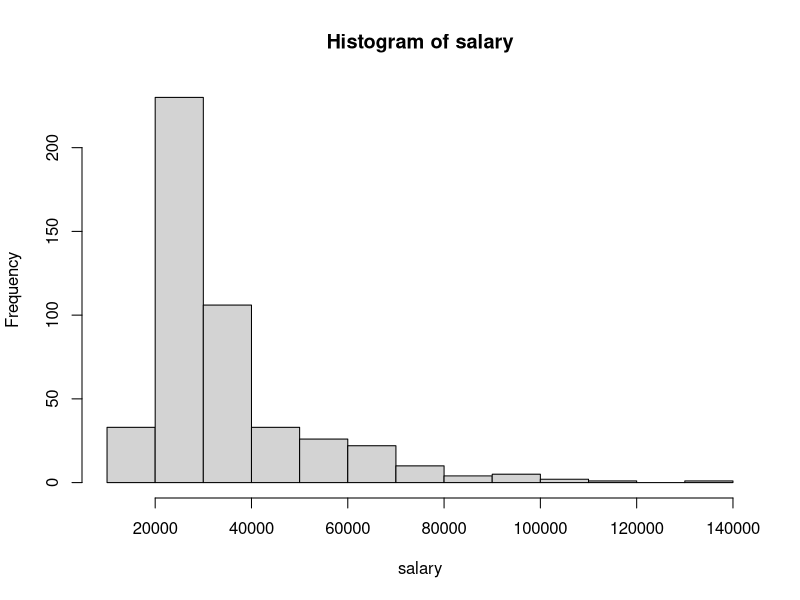
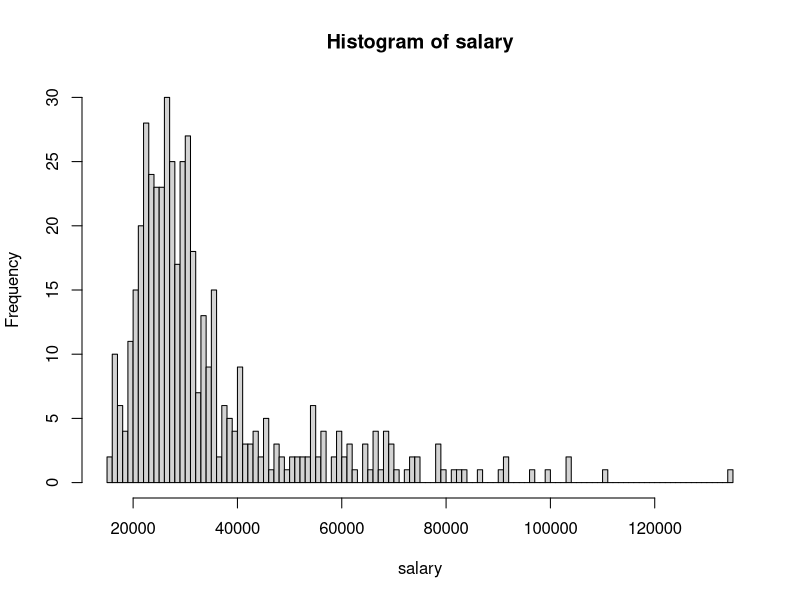
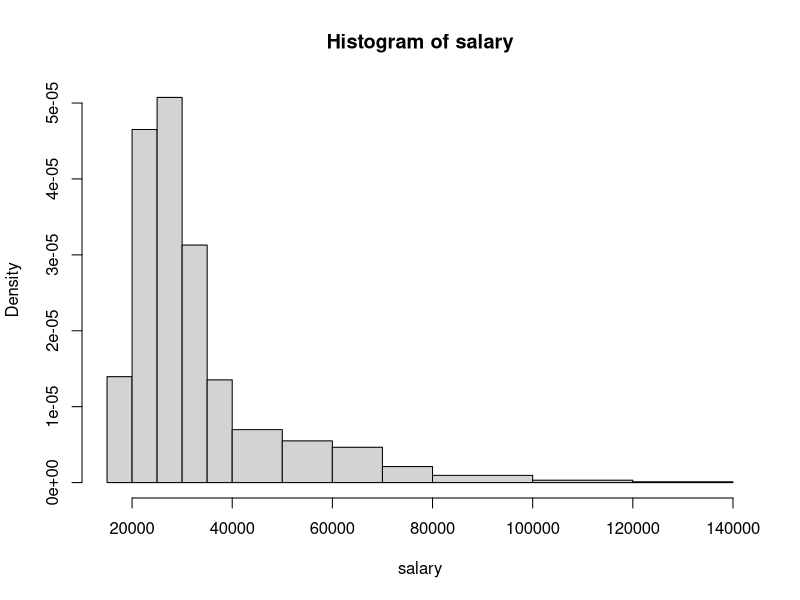
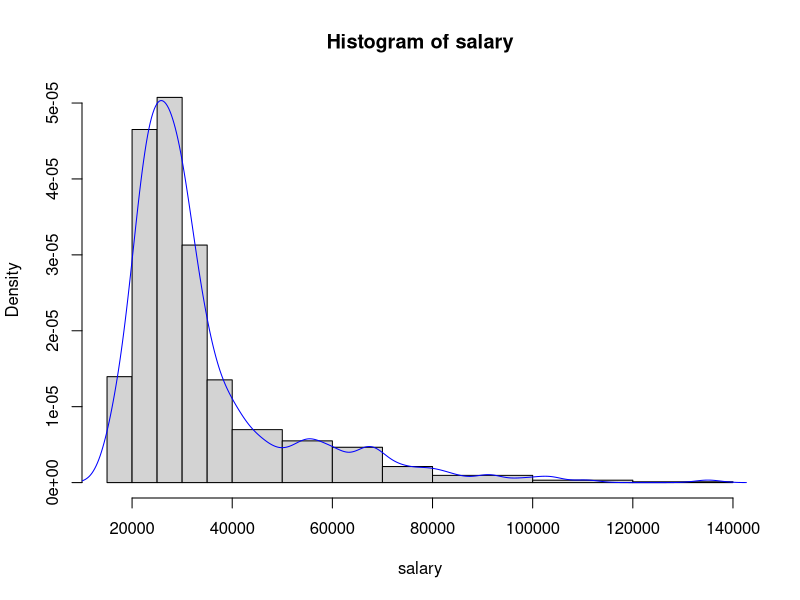
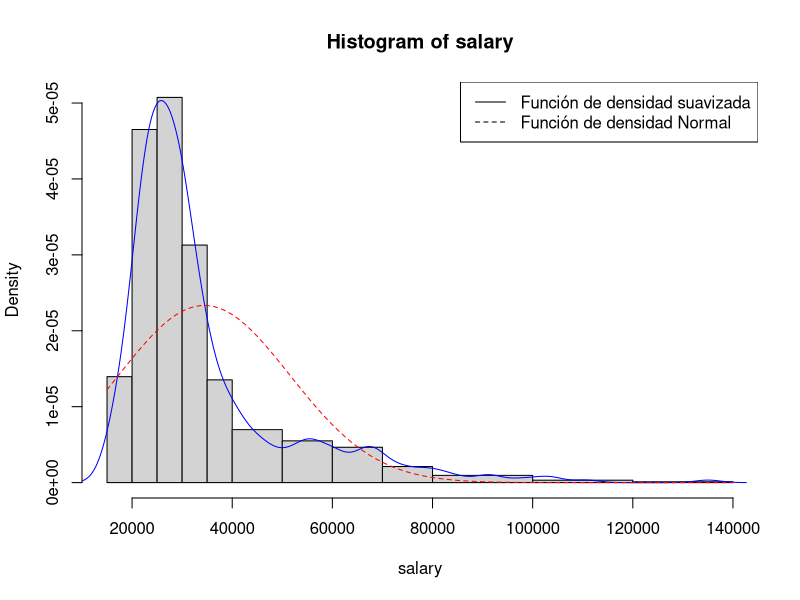
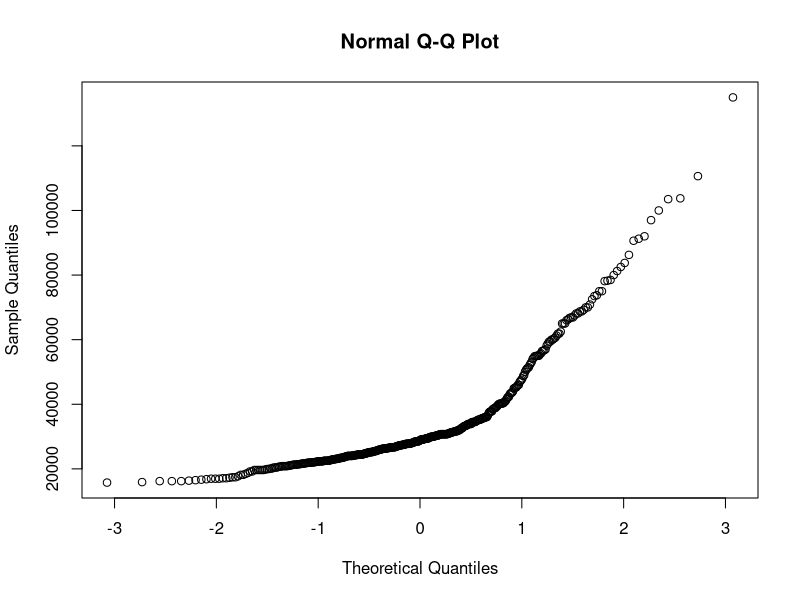
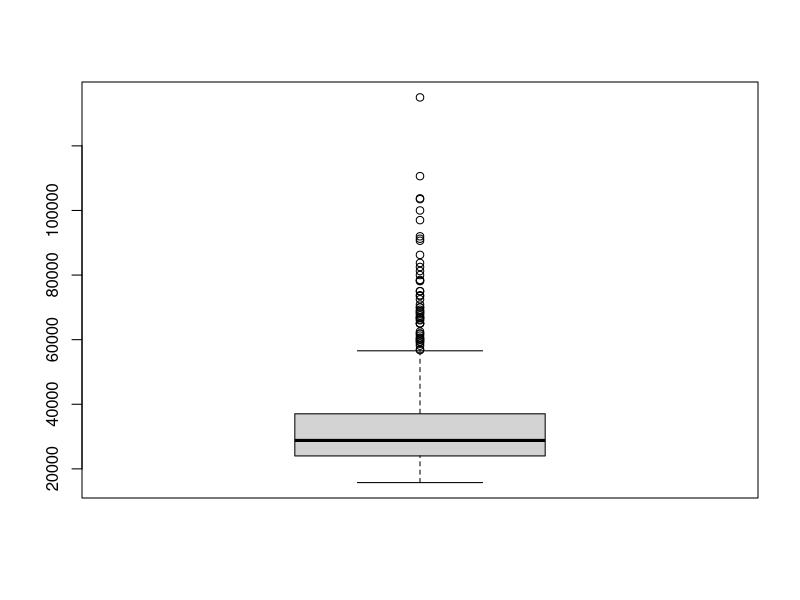
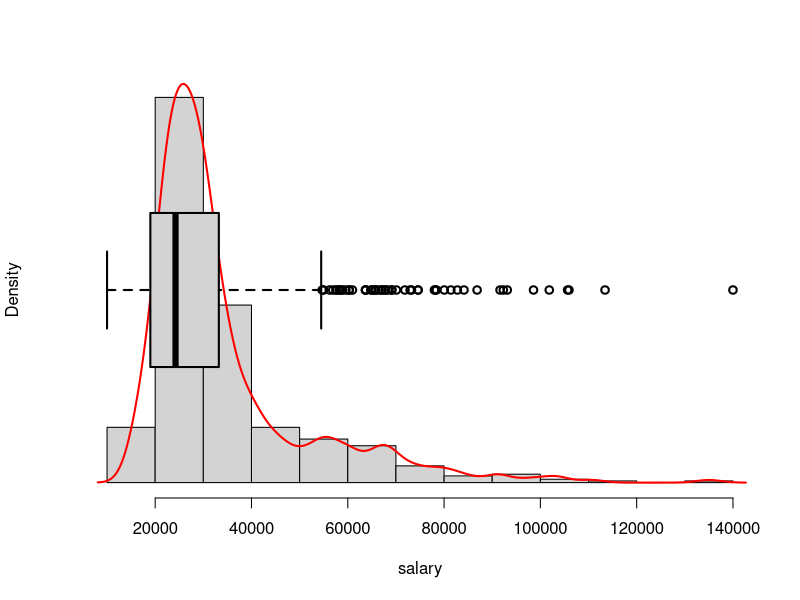

The R script that drew these images, in order:
## ---- chunk 1
employees <- read.table("Employee.txt", header = TRUE, sep = " ", as.is = NA)
## ---- chunk 2
str(employees)
## ---- chunk 3
employees <- within(employees, {
    gender <- factor(gender, labels = c("female", "male"))
})
str(employees)
## ---- chunk 4
attach(employees)
## ---- chunk 5
hist(salary)
## ---- chunk 6
res <- hist(salary, plot = FALSE)
res
## ---- chunk 7
hist(salary, breaks = 100)
## ---- chunk 8
x1 <- seq(15000, 40000, by = 5000)
x2 <- seq(50000, 80000, by = 10000)
x3 <- seq(100000, 140000, by = 20000)
hist(salary, breaks = c(x1, x2, x3))
## ---- chunk 9
hist(salary,breaks=c(x1,x2,x3))
lines(density(salary),col='blue')
## ---- chunk 10
# Histograma basico de los datos
hist(salary, breaks = c(x1, x2, x3))

# Funcion de densidad de los datos en azul
lines(density(salary),col='blue')

# Distribucion normal con media y desviacion la de los datos, en rojo sobre el grafico anterior
curve(dnorm(x,mean=mean(salary),sd=sd(salary)),add=TRUE,col='red',lty=2)

# Leyenda explicativa
legend('topright',c('Función de densidad suavizada','Función de densidad Normal'), lty = 1:2)
## ---- chunk 11
qqnorm(salary)
## ---- chunk 12
ks.test(salary,pnorm,mean=mean(salary),sd=sd(salary))
## ---- chunk 13
shapiro.test(salary)
## ---- chunk 14
boxplot(salary)
## ---- chunk 15
summary(salary)
## ---- chunk 16
hist(salary,probability=TRUE,main="",axes=FALSE)
axis(1)
lines(density(salary),col='red',lwd=2)
par(new=TRUE) ## Para que el próximo gráfico se superponga al anterior
boxplot(salary,horizontal=TRUE, axes=FALSE,lwd=2)
## ---- chunk 17
boxplot(salary~gender)
boxplot(salary~minority)
boxplot(salary~jobcat)

# A continuación salario con una doble clasificación
boxplot(salary~gender*jobcat)
## ---- chunk 18
boxplot(startsal~gender)
boxplot(startsal~minority)
boxplot(startsal~jobcat)
boxplot(startsal~gender*jobcat)
## ---- chunk 19
boxplot(age~gender)
boxplot(age~minority)
boxplot(age~jobcat)
boxplot(age~gender*jobcat)
## ---- chunk 20
plot(startsal,salary)
## ---- chunk 21
mod <- lm(salary~startsal)
mod
## ---- chunk 22
plot(startsal, salary)
abline(mod, col = "blue")
## ---- chunk 23
summary(mod)
## ---- chunk 24
mod<-lm(salary~age)
mod
## ---- chunk 25
plot(age, salary)
abline(mod, col = 'blue')
## ---- chunk 26
summary(mod)
## ---- chunk 27
mod <- lm(salary~edu)
mod
## ---- chunk 28
plot(edu, salary)
abline(mod, col = 'blue')
## ---- chunk 29
summary(mod)
## ---- chunk 30
tab <- table(jobcat)
tab
## ---- chunk 31
tab.fi <- prop.table(tab)
tab.fi
## ---- chunk 32
data.frame(tab, Freq.rel = as.numeric(tab.fi))
## ---- chunk 33
barplot(tab)
## ---- chunk 34
pie(tab)
## ---- chunk 35
tab <- table(gender)
tab.fi <- prop.table(tab)
data.frame(tab, Freq.rel = as.numeric(tab.fi))
## ---- chunk 36
barplot(tab)
pie(tab)
## ---- chunk 37
tab <- table(minority)
tab.fi <- prop.table(tab)
data.frame(tab, Freq.rel = as.numeric(tab.fi))
## ---- chunk 38
barplot(tab)
pie(tab)
## ---- chunk 39
tab2 <- table(jobcat, gender)
tab2
## ---- chunk 40
addmargins(tab2)
## ---- chunk 41
barplot(tab2)
## ---- chunk 42
barplot(
    tab2,
    legend.text = TRUE,
    args.legend = list(x = 'topleft', bty = 'n'),
    ylim = c(0, 300),
    density = 30, col=c('green', 'blue', 'red'),
    main = 'Number of employees by gender and job category'
)

barplot(
    tab2,
    legend.text = TRUE,
    args.legend = list(x='top',  bty='n'),
    density = 30,
    col = c('green', 'blue','red'),
    main = 'Number of employees by gender and job category',
    beside = TRUE
)
## ---- chunk 43
tab2 <- table(jobcat, minority)
addmargins(tab2)
## ---- chunk 44
barplot(
    tab2,
    legend.text = TRUE,
    args.legend = list(x = 'topleft', bty = 'n'),
    ylim = c(0, 300),
    density = 30, col=c('green', 'blue', 'red'),
    main = 'Number of employees by minority and job category'
)

barplot(
    tab2,
    legend.text = TRUE,
    args.legend = list(x='top',  bty='n'),
    density = 30,
    col = c('green', 'blue','red'),
    main = 'Number of employees by minority and job category',
    beside = TRUE
)
## ---- chunk 45
dataset <- airquality
head(dataset, 5)
## ---- chunk 46
dataset <- within(dataset, {
    # Uso month.name para obtener los meses del año
    # Solo hay meses del 5 al 9, asi que solo me quedo con esos nombres
    Month <- factor(Month, labels = month.name[5:9])
})
## ---- chunk 47
# Maximo y minimo para calcular el numero de breaks que tenemos que hacer
min.ozone <- min(dataset$Ozone, na.rm = TRUE)
max.ozone <- max(dataset$Ozone, na.rm = TRUE)

# Histograma
hist(
    dataset$Ozone[is.na(dataset$Ozone) == FALSE],
    breaks = (max.ozone - min.ozone) / 10.0,
    main = "Histograma del ozono",
    xlab = "Valor del ozono"
)
## ---- chunk 48
# Volvemos a poner el histograma del ejercicio anterior
ozone.min <- min(dataset$Ozone, na.rm = TRUE)
ozone.max <- max(dataset$Ozone, na.rm = TRUE)
hist(
    dataset$Ozone[is.na(dataset$Ozone) == FALSE],
    breaks = (ozone.max - ozone.min) / 10.0,
    main = "Histograma del ozono",
    xlab = "Valor del ozono",

    # Grafico de frecuencias relativas, porque vamos a superponer la normal!
    prob = TRUE,
)

# Añadimos la distribucion normal
ozone.mean <- mean(dataset$Ozone, na.rm = TRUE)
ozone.sd <- sd(dataset$Ozone, na.rm = TRUE)
curve(dnorm(x, mean = ozone.mean, sd = ozone.sd), col = "blue", add = TRUE)
## ---- chunk 49
qqnorm(salary)
## ---- chunk 50
ks.test(salary,pnorm,mean=mean(salary),sd=sd(salary))
## ---- chunk 51
boxplot(dataset$Ozone)
## ---- chunk 52
boxplot(dataset$Ozone ~ dataset$Month, xlab = "Mes", ylab = "Concentración de Ozono")
## ---- chunk 53
plot(dataset$Wind, dataset$Ozone, xlab = "Velocidad del viento", ylab = "Concentración de Ozono")
## ---- chunk 54
plot(dataset$Temp, dataset$Ozone, xlab = "Temperatura", ylab = "Concentración de Ozono")
